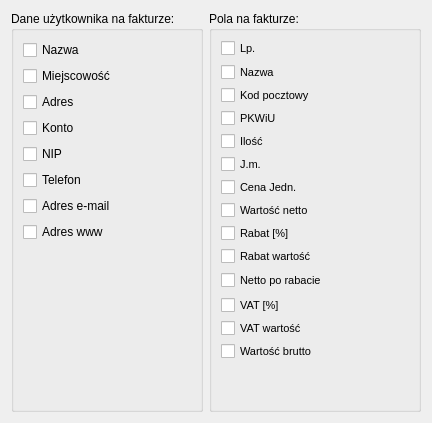
     <widget class="QWidget" name="TabPage_Printouts">
      <attribute name="title">
       <string>Wydruki</string>
      </attribute>
      <layout class="QHBoxLayout" name="horizontalLayout_12">
       <item>
        <widget class="QGroupBox" name="groupBox">
         <property name="title">
          <string>Dane użytkownika na fakturze:</string>
         </property>
         <layout class="QGridLayout" name="gridLayout">
          <item row="0" column="0">
           <layout class="QVBoxLayout" name="_53">
            <item>
             <layout class="QHBoxLayout" name="_54">
              <item>
               <widget class="QCheckBox" name="checkBoxName">
                <property name="text">
                 <string>Nazwa</string>
                </property>
               </widget>
              </item>
              <item>
               <spacer name="spacer5">
                <property name="orientation">
                 <enum>Qt::Horizontal</enum>
                </property>
                <property name="sizeType">
                 <enum>QSizePolicy::Expanding</enum>
                </property>
                <property name="sizeHint" stdset="0">
                 <size>
                  <width>40</width>
                  <height>20</height>
                 </size>
                </property>
               </spacer>
              </item>
             </layout>
            </item>
            <item>
             <layout class="QHBoxLayout" name="_55">
              <item>
               <widget class="QCheckBox" name="checkBoxLocation">
                <property name="text">
                 <string>Miejscowość</string>
                </property>
               </widget>
              </item>
              <item>
               <spacer name="spacer6">
                <property name="orientation">
                 <enum>Qt::Horizontal</enum>
                </property>
                <property name="sizeType">
                 <enum>QSizePolicy::Expanding</enum>
                </property>
                <property name="sizeHint" stdset="0">
                 <size>
                  <width>40</width>
                  <height>20</height>
                 </size>
                </property>
               </spacer>
              </item>
             </layout>
            </item>
            <item>
             <layout class="QHBoxLayout" name="_56">
              <item>
               <widget class="QCheckBox" name="checkBoxAddress">
                <property name="text">
                 <string>Adres</string>
                </property>
               </widget>
              </item>
              <item>
               <spacer name="spacer7">
                <property name="orientation">
                 <enum>Qt::Horizontal</enum>
                </property>
                <property name="sizeType">
                 <enum>QSizePolicy::Expanding</enum>
                </property>
                <property name="sizeHint" stdset="0">
                 <size>
                  <width>62</width>
                  <height>20</height>
                 </size>
                </property>
               </spacer>
              </item>
             </layout>
            </item>
            <item>
             <layout class="QHBoxLayout" name="_57">
              <item>
               <widget class="QCheckBox" name="checkBoxAccountName">
                <property name="text">
                 <string>Konto</string>
                </property>
               </widget>
              </item>
              <item>
               <spacer name="spacer8">
                <property name="orientation">
                 <enum>Qt::Horizontal</enum>
                </property>
                <property name="sizeType">
                 <enum>QSizePolicy::Expanding</enum>
                </property>
                <property name="sizeHint" stdset="0">
                 <size>
                  <width>40</width>
                  <height>20</height>
                 </size>
                </property>
               </spacer>
              </item>
             </layout>
            </item>
            <item>
             <layout class="QHBoxLayout" name="_58">
              <item>
               <widget class="QCheckBox" name="checkBoxTaxID">
                <property name="text">
                 <string>NIP</string>
                </property>
               </widget>
              </item>
              <item>
               <spacer name="spacer9">
                <property name="orientation">
                 <enum>Qt::Horizontal</enum>
                </property>
                <property name="sizeType">
                 <enum>QSizePolicy::Expanding</enum>
                </property>
                <property name="sizeHint" stdset="0">
                 <size>
                  <width>40</width>
                  <height>20</height>
                 </size>
                </property>
               </spacer>
              </item>
             </layout>
            </item>
            <item>
             <layout class="QHBoxLayout" name="_59">
              <item>
               <widget class="QCheckBox" name="checkBoxPhone">
                <property name="text">
                 <string>Telefon</string>
                </property>
               </widget>
              </item>
              <item>
               <spacer name="spacer10">
                <property name="orientation">
                 <enum>Qt::Horizontal</enum>
                </property>
                <property name="sizeType">
                 <enum>QSizePolicy::Expanding</enum>
                </property>
                <property name="sizeHint" stdset="0">
                 <size>
                  <width>40</width>
                  <height>20</height>
                 </size>
                </property>
               </spacer>
              </item>
             </layout>
            </item>
            <item>
             <layout class="QHBoxLayout" name="_60">
              <item>
               <widget class="QCheckBox" name="checkBoxEmail">
                <property name="text">
                 <string>Adres e-mail</string>
                </property>
               </widget>
              </item>
              <item>
               <spacer name="spacer11">
                <property name="orientation">
                 <enum>Qt::Horizontal</enum>
                </property>
                <property name="sizeType">
                 <enum>QSizePolicy::Expanding</enum>
                </property>
                <property name="sizeHint" stdset="0">
                 <size>
                  <width>40</width>
                  <height>20</height>
                 </size>
                </property>
               </spacer>
              </item>
             </layout>
            </item>
            <item>
             <layout class="QHBoxLayout" name="_61">
              <item>
               <widget class="QCheckBox" name="checkBoxWWW">
                <property name="text">
                 <string>Adres www</string>
                </property>
               </widget>
              </item>
              <item>
               <spacer name="spacer12">
                <property name="orientation">
                 <enum>Qt::Horizontal</enum>
                </property>
                <property name="sizeType">
                 <enum>QSizePolicy::Expanding</enum>
                </property>
                <property name="sizeHint" stdset="0">
                 <size>
                  <width>40</width>
                  <height>20</height>
                 </size>
                </property>
               </spacer>
              </item>
             </layout>
            </item>
            <item>
             <spacer name="spacer13">
              <property name="orientation">
               <enum>Qt::Vertical</enum>
              </property>
              <property name="sizeType">
               <enum>QSizePolicy::Expanding</enum>
              </property>
              <property name="sizeHint" stdset="0">
               <size>
                <width>20</width>
                <height>16</height>
               </size>
              </property>
             </spacer>
            </item>
           </layout>
          </item>
         </layout>
        </widget>
       </item>
       <item>
        <widget class="QGroupBox" name="groupBox_2">
         <property name="title">
          <string>Pola na fakturze:</string>
         </property>
         <layout class="QGridLayout" name="gridLayout_2">
          <item row="0" column="0">
           <layout class="QVBoxLayout" name="_62">
            <item>
             <layout class="QHBoxLayout" name="_63">
              <item>
               <widget class="QCheckBox" name="checkBoxFieldID">
                <property name="minimumSize">
                 <size>
                  <width>120</width>
                  <height>0</height>
                 </size>
                </property>
                <property name="maximumSize">
                 <size>
                  <width>32767</width>
                  <height>17</height>
                 </size>
                </property>
                <property name="font">
                 <font>
                  <pointsize>8</pointsize>
                 </font>
                </property>
                <property name="text">
                 <string>Lp.</string>
                </property>
               </widget>
              </item>
              <item>
               <spacer name="spacer14">
                <property name="orientation">
                 <enum>Qt::Horizontal</enum>
                </property>
                <property name="sizeType">
                 <enum>QSizePolicy::Expanding</enum>
                </property>
                <property name="sizeHint" stdset="0">
                 <size>
                  <width>68</width>
                  <height>18</height>
                 </size>
                </property>
               </spacer>
              </item>
             </layout>
            </item>
            <item>
             <layout class="QHBoxLayout" name="_64">
              <item>
               <widget class="QCheckBox" name="checkBoxFieldName">
                <property name="minimumSize">
                 <size>
                  <width>120</width>
                  <height>0</height>
                 </size>
                </property>
                <property name="maximumSize">
                 <size>
                  <width>32767</width>
                  <height>17</height>
                 </size>
                </property>
                <property name="font">
                 <font>
                  <pointsize>8</pointsize>
                 </font>
                </property>
                <property name="text">
                 <string>Nazwa</string>
                </property>
               </widget>
              </item>
              <item>
               <spacer name="spacer15">
                <property name="orientation">
                 <enum>Qt::Horizontal</enum>
                </property>
                <property name="sizeType">
                 <enum>QSizePolicy::Expanding</enum>
                </property>
                <property name="sizeHint" stdset="0">
                 <size>
                  <width>40</width>
                  <height>12</height>
                 </size>
                </property>
               </spacer>
              </item>
             </layout>
            </item>
            <item>
             <layout class="QHBoxLayout" name="_65">
              <item>
               <widget class="QCheckBox" name="checkBoxFieldPostalCode">
                <property name="minimumSize">
                 <size>
                  <width>120</width>
                  <height>0</height>
                 </size>
                </property>
                <property name="maximumSize">
                 <size>
                  <width>32767</width>
                  <height>17</height>
                 </size>
                </property>
                <property name="font">
                 <font>
                  <pointsize>8</pointsize>
                 </font>
                </property>
                <property name="text">
                 <string>Kod pocztowy</string>
                </property>
               </widget>
              </item>
              <item>
               <spacer name="spacer16">
                <property name="orientation">
                 <enum>Qt::Horizontal</enum>
                </property>
                <property name="sizeType">
                 <enum>QSizePolicy::Expanding</enum>
                </property>
                <property name="sizeHint" stdset="0">
                 <size>
                  <width>40</width>
                  <height>15</height>
                 </size>
                </property>
               </spacer>
              </item>
             </layout>
            </item>
            <item>
             <layout class="QHBoxLayout" name="_66">
              <item>
               <widget class="QCheckBox" name="checkBoxFieldPKWIU">
                <property name="minimumSize">
                 <size>
                  <width>120</width>
                  <height>0</height>
                 </size>
                </property>
                <property name="maximumSize">
                 <size>
                  <width>32767</width>
                  <height>17</height>
                 </size>
                </property>
                <property name="font">
                 <font>
                  <pointsize>8</pointsize>
                 </font>
                </property>
                <property name="text">
                 <string>PKWiU</string>
                </property>
               </widget>
              </item>
              <item>
               <spacer name="spacer17">
                <property name="orientation">
                 <enum>Qt::Horizontal</enum>
                </property>
                <property name="sizeType">
                 <enum>QSizePolicy::Expanding</enum>
                </property>
                <property name="sizeHint" stdset="0">
                 <size>
                  <width>40</width>
                  <height>15</height>
                 </size>
                </property>
               </spacer>
              </item>
             </layout>
            </item>
            <item>
             <layout class="QHBoxLayout" name="_67">
              <item>
               <widget class="QCheckBox" name="checkBoxFieldAmount">
                <property name="minimumSize">
                 <size>
                  <width>120</width>
                  <height>0</height>
                 </size>
                </property>
                <property name="maximumSize">
                 <size>
                  <width>32767</width>
                  <height>17</height>
                 </size>
                </property>
                <property name="font">
                 <font>
                  <pointsize>8</pointsize>
                 </font>
                </property>
                <property name="text">
                 <string>Ilość</string>
                </property>
               </widget>
              </item>
              <item>
               <spacer name="spacer18">
                <property name="orientation">
                 <enum>Qt::Horizontal</enum>
                </property>
                <property name="sizeType">
                 <enum>QSizePolicy::Expanding</enum>
                </property>
                <property name="sizeHint" stdset="0">
                 <size>
                  <width>40</width>
                  <height>15</height>
                 </size>
                </property>
               </spacer>
              </item>
             </layout>
            </item>
            <item>
             <layout class="QHBoxLayout" name="_68">
              <item>
               <widget class="QCheckBox" name="checkBoxFieldUnit">
                <property name="minimumSize">
                 <size>
                  <width>120</width>
                  <height>0</height>
                 </size>
                </property>
                <property name="maximumSize">
                 <size>
                  <width>32767</width>
                  <height>17</height>
                 </size>
                </property>
                <property name="font">
                 <font>
                  <pointsize>8</pointsize>
                 </font>
                </property>
                <property name="text">
                 <string>J.m.</string>
                </property>
               </widget>
              </item>
              <item>
               <spacer name="spacer19">
                <property name="orientation">
                 <enum>Qt::Horizontal</enum>
                </property>
                <property name="sizeType">
                 <enum>QSizePolicy::Expanding</enum>
                </property>
                <property name="sizeHint" stdset="0">
                 <size>
                  <width>40</width>
                  <height>15</height>
                 </size>
                </property>
               </spacer>
              </item>
             </layout>
            </item>
            <item>
             <layout class="QHBoxLayout" name="_69">
              <item>
               <widget class="QCheckBox" name="checkBoxFieldUnitPrice">
                <property name="minimumSize">
                 <size>
                  <width>120</width>
                  <height>0</height>
                 </size>
                </property>
                <property name="maximumSize">
                 <size>
                  <width>32767</width>
                  <height>17</height>
                 </size>
                </property>
                <property name="font">
                 <font>
                  <pointsize>8</pointsize>
                 </font>
                </property>
                <property name="text">
                 <string>Cena Jedn.</string>
                </property>
               </widget>
              </item>
              <item>
               <spacer name="spacer20">
                <property name="orientation">
                 <enum>Qt::Horizontal</enum>
                </property>
                <property name="sizeType">
                 <enum>QSizePolicy::Expanding</enum>
                </property>
                <property name="sizeHint" stdset="0">
                 <size>
                  <width>40</width>
                  <height>15</height>
                 </size>
                </property>
               </spacer>
              </item>
             </layout>
            </item>
            <item>
             <layout class="QHBoxLayout" name="_70">
              <item>
               <widget class="QCheckBox" name="checkBoxFieldNetVal">
                <property name="minimumSize">
                 <size>
                  <width>120</width>
                  <height>0</height>
                 </size>
                </property>
                <property name="maximumSize">
                 <size>
                  <width>32767</width>
                  <height>17</height>
                 </size>
                </property>
                <property name="font">
                 <font>
                  <pointsize>8</pointsize>
                 </font>
                </property>
                <property name="text">
                 <string>Wartość netto</string>
                </property>
               </widget>
              </item>
              <item>
               <spacer name="spacer21">
                <property name="orientation">
                 <enum>Qt::Horizontal</enum>
                </property>
                <property name="sizeType">
                 <enum>QSizePolicy::Expanding</enum>
                </property>
                <property name="sizeHint" stdset="0">
                 <size>
                  <width>40</width>
                  <height>15</height>
                 </size>
                </property>
               </spacer>
              </item>
             </layout>
            </item>
            <item>
             <layout class="QHBoxLayout" name="_71">
              <item>
               <widget class="QCheckBox" name="checkBoxFieldDiscount">
                <property name="minimumSize">
                 <size>
                  <width>120</width>
                  <height>0</height>
                 </size>
                </property>
                <property name="maximumSize">
                 <size>
                  <width>32767</width>
                  <height>17</height>
                 </size>
                </property>
                <property name="font">
                 <font>
                  <pointsize>8</pointsize>
                 </font>
                </property>
                <property name="text">
                 <string>Rabat [%]</string>
                </property>
               </widget>
              </item>
              <item>
               <spacer name="spacer22">
                <property name="orientation">
                 <enum>Qt::Horizontal</enum>
                </property>
                <property name="sizeType">
                 <enum>QSizePolicy::Expanding</enum>
                </property>
                <property name="sizeHint" stdset="0">
                 <size>
                  <width>40</width>
                  <height>15</height>
                 </size>
                </property>
               </spacer>
              </item>
             </layout>
            </item>
            <item>
             <layout class="QHBoxLayout" name="_72">
              <item>
               <widget class="QCheckBox" name="checkBoxFieldDiscountVal">
                <property name="minimumSize">
                 <size>
                  <width>120</width>
                  <height>0</height>
                 </size>
                </property>
                <property name="maximumSize">
                 <size>
                  <width>32767</width>
                  <height>17</height>
                 </size>
                </property>
                <property name="font">
                 <font>
                  <pointsize>8</pointsize>
                 </font>
                </property>
                <property name="text">
                 <string>Rabat wartość</string>
                </property>
               </widget>
              </item>
              <item>
               <spacer name="spacer23">
                <property name="orientation">
                 <enum>Qt::Horizontal</enum>
                </property>
                <property name="sizeType">
                 <enum>QSizePolicy::Expanding</enum>
                </property>
                <property name="sizeHint" stdset="0">
                 <size>
                  <width>40</width>
                  <height>15</height>
                 </size>
                </property>
               </spacer>
              </item>
             </layout>
            </item>
            <item>
             <layout class="QHBoxLayout" name="_73">
              <item>
               <widget class="QCheckBox" name="checkBoxFieldNetAfterDiscount">
                <property name="minimumSize">
                 <size>
                  <width>120</width>
                  <height>0</height>
                 </size>
                </property>
                <property name="maximumSize">
                 <size>
                  <width>32767</width>
                  <height>17</height>
                 </size>
                </property>
                <property name="font">
                 <font>
                  <pointsize>8</pointsize>
                 </font>
                </property>
                <property name="text">
                 <string>Netto po rabacie</string>
                </property>
               </widget>
              </item>
              <item>
               <spacer name="spacer24">
                <property name="orientation">
                 <enum>Qt::Horizontal</enum>
                </property>
                <property name="sizeType">
                 <enum>QSizePolicy::Expanding</enum>
                </property>
                <property name="sizeHint" stdset="0">
                 <size>
                  <width>40</width>
                  <height>20</height>
                 </size>
                </property>
               </spacer>
              </item>
             </layout>
            </item>
            <item>
             <layout class="QHBoxLayout" name="_74">
              <item>
               <widget class="QCheckBox" name="checkBoxFieldVAT">
                <property name="minimumSize">
                 <size>
                  <width>120</width>
                  <height>0</height>
                 </size>
                </property>
                <property name="maximumSize">
                 <size>
                  <width>32767</width>
                  <height>17</height>
                 </size>
                </property>
                <property name="font">
                 <font>
                  <pointsize>8</pointsize>
                 </font>
                </property>
                <property name="text">
                 <string>VAT [%]</string>
                </property>
               </widget>
              </item>
              <item>
               <spacer name="spacer25">
                <property name="orientation">
                 <enum>Qt::Horizontal</enum>
                </property>
                <property name="sizeType">
                 <enum>QSizePolicy::Expanding</enum>
                </property>
                <property name="sizeHint" stdset="0">
                 <size>
                  <width>40</width>
                  <height>15</height>
                 </size>
                </property>
               </spacer>
              </item>
             </layout>
            </item>
            <item>
             <layout class="QHBoxLayout" name="_75">
              <item>
               <widget class="QCheckBox" name="checkBoxFieldVATVal">
                <property name="minimumSize">
                 <size>
                  <width>120</width>
                  <height>0</height>
                 </size>
                </property>
                <property name="maximumSize">
                 <size>
                  <width>32767</width>
                  <height>17</height>
                 </size>
                </property>
                <property name="font">
                 <font>
                  <pointsize>8</pointsize>
                 </font>
                </property>
                <property name="text">
                 <string>VAT wartość</string>
                </property>
               </widget>
              </item>
              <item>
               <spacer name="spacer26">
                <property name="orientation">
                 <enum>Qt::Horizontal</enum>
                </property>
                <property name="sizeType">
                 <enum>QSizePolicy::Expanding</enum>
                </property>
                <property name="sizeHint" stdset="0">
                 <size>
                  <width>40</width>
                  <height>15</height>
                 </size>
                </property>
               </spacer>
              </item>
             </layout>
            </item>
            <item>
             <layout class="QHBoxLayout" name="_76">
              <item>
               <widget class="QCheckBox" name="checkBoxFieldGrossVal">
                <property name="minimumSize">
                 <size>
                  <width>120</width>
                  <height>0</height>
                 </size>
                </property>
                <property name="maximumSize">
                 <size>
                  <width>32767</width>
                  <height>17</height>
                 </size>
                </property>
                <property name="font">
                 <font>
                  <pointsize>8</pointsize>
                 </font>
                </property>
                <property name="text">
                 <string>Wartość brutto</string>
                </property>
               </widget>
              </item>
              <item>
               <spacer name="spacer27">
                <property name="orientation">
                 <enum>Qt::Horizontal</enum>
                </property>
                <property name="sizeType">
                 <enum>QSizePolicy::Expanding</enum>
                </property>
                <property name="sizeHint" stdset="0">
                 <size>
                  <width>40</width>
                  <height>15</height>
                 </size>
                </property>
               </spacer>
              </item>
             </layout>
            </item>
            <item>
             <spacer name="spacer28">
              <property name="orientation">
               <enum>Qt::Vertical</enum>
              </property>
              <property name="sizeHint" stdset="0">
               <size>
                <width>20</width>
                <height>40</height>
               </size>
              </property>
             </spacer>
            </item>
           </layout>
          </item>
         </layout>
        </widget>
       </item>
      </layout>
     </widget>
